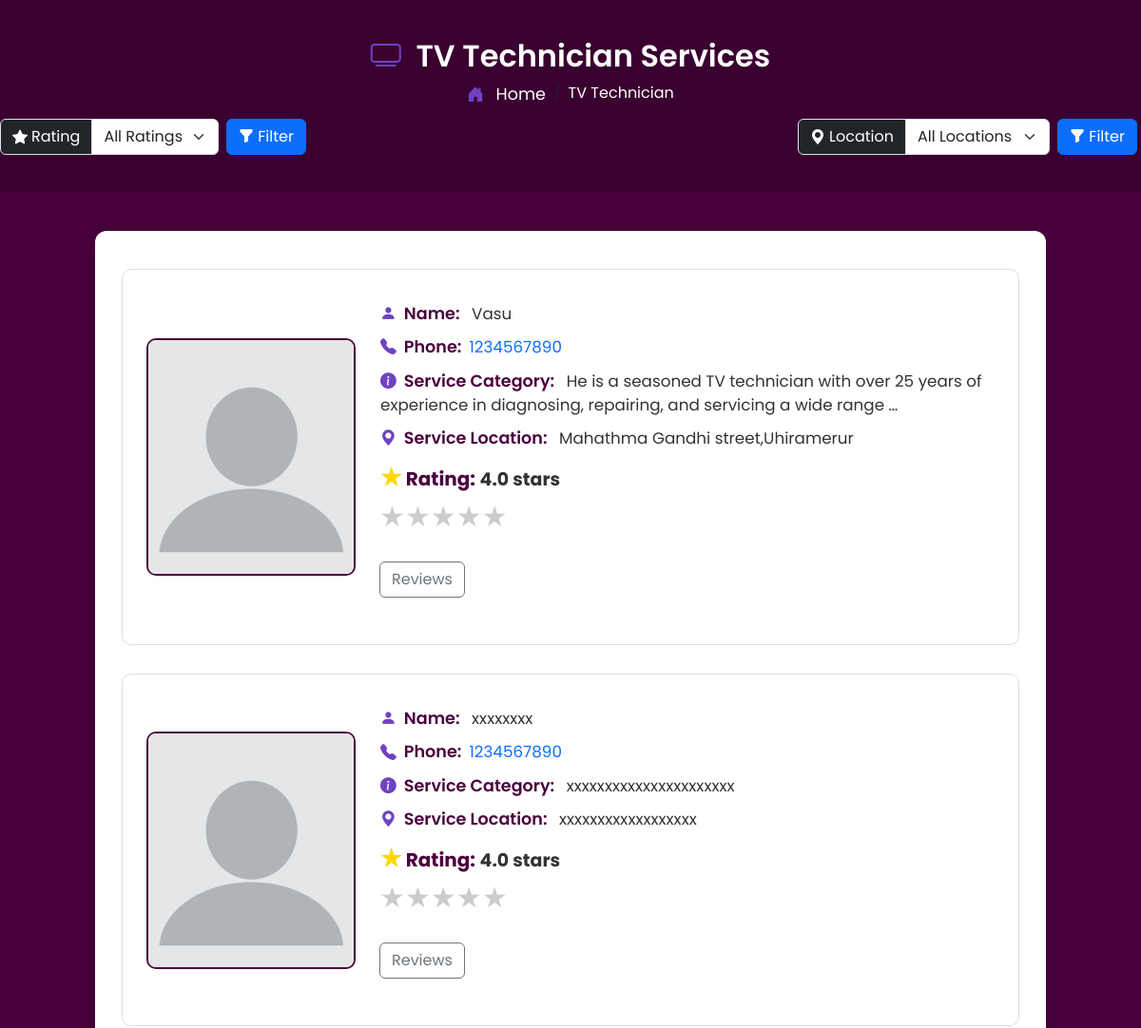
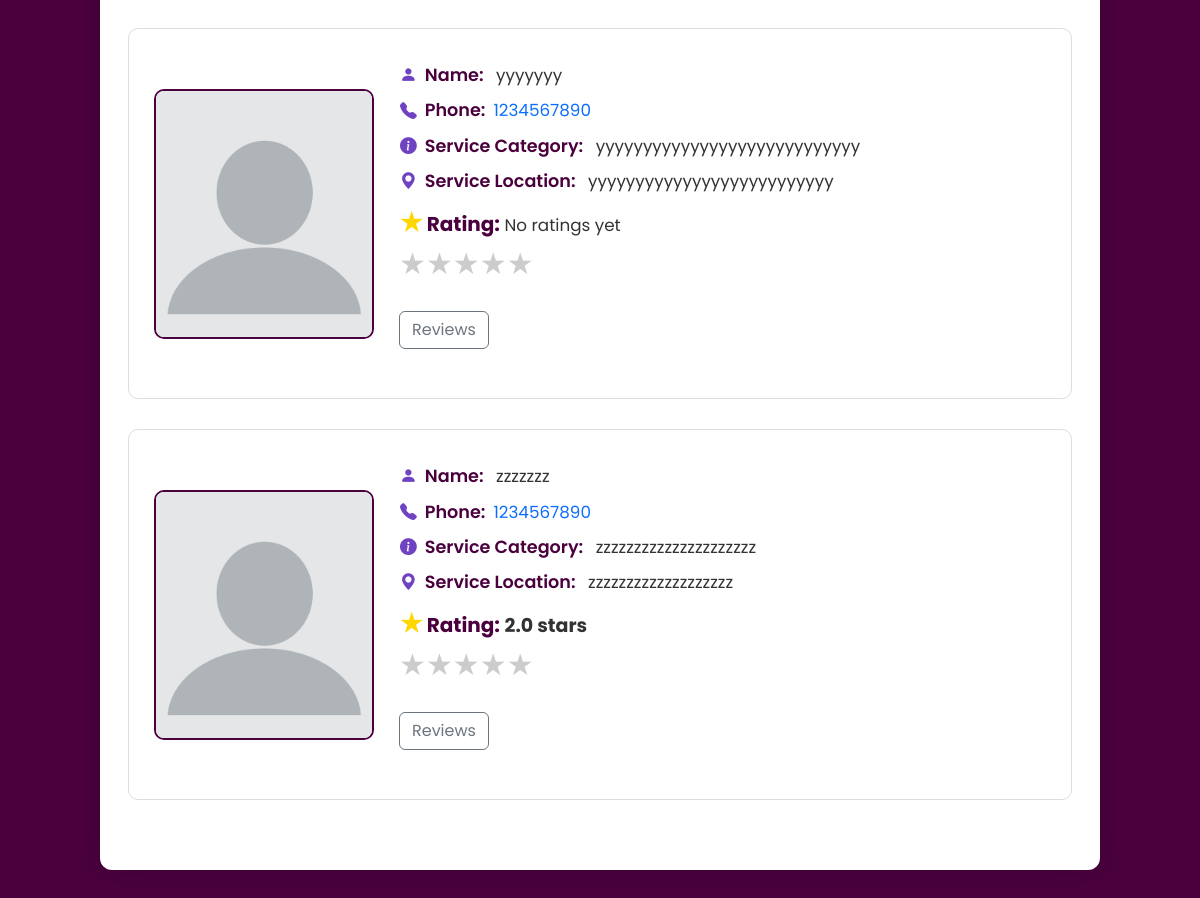
Page /tv/ on the earlier database version (2 pictures, top to bottom).
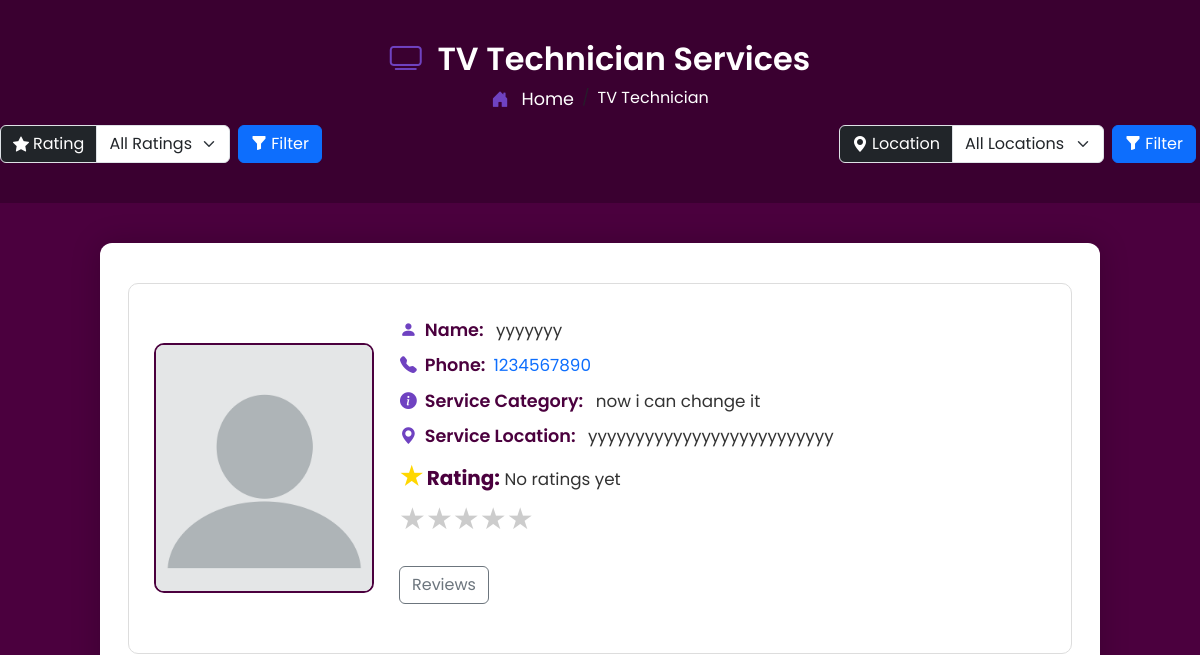
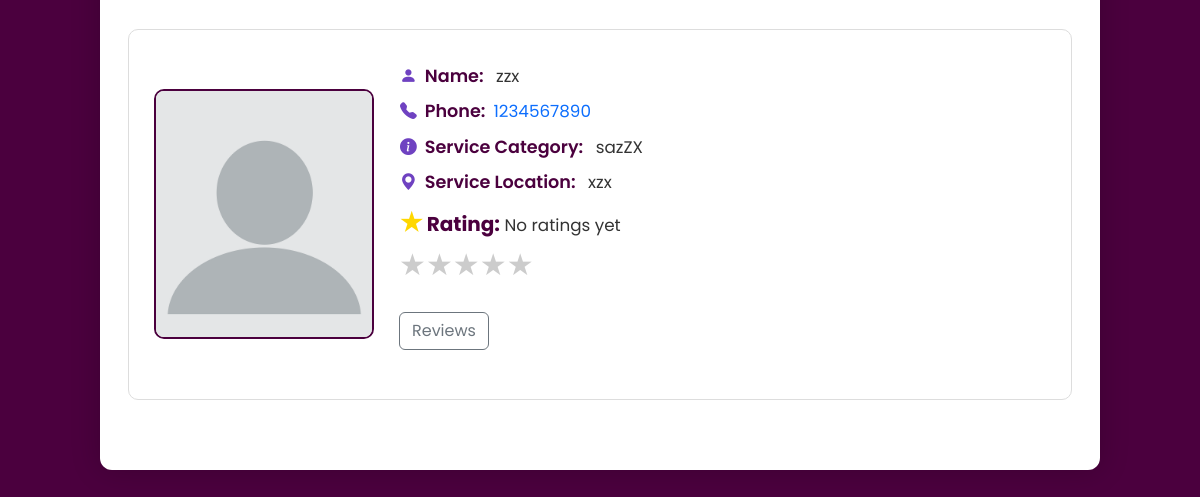
Same page on the later database version (2 pictures, top to bottom).
### myapp/models.py (models this page shows, shortened)
class Service(models.Model):
    SERVICE_CHOICES = [
        ('PLUMBER', 'Plumber'),
        ('ELECTRICIAN', 'Electrician'),
        ('CARPENTER', 'Carpenter'),
        ('TV TECH', 'TV Technician'),
    ]
    user = models.ForeignKey(User, on_delete=models.CASCADE)
    name = models.CharField(max_length=100)
    service_type = models.CharField(max_length=50, choices=SERVICE_CHOICES)
    description = models.TextField()
    address = models.CharField(max_length=255, blank=True, null=True)
    contact_no = models.CharField(max_length=15, blank=True, null=True)
    created_at = models.DateTimeField(auto_now_add=True)
    updated_at = models.DateTimeField(auto_now=True)

### myapp/views.py (the view)
# urls.py: path('tv/', views.tvtech, name='tvtech'),
def tvtech(request):
    selected_location = request.GET.get('location', '')
    min_rating = request.GET.get('rating', '')
    services = Service.objects.filter(service_type='TV TECH')
    if selected_location:
        services = services.filter(address__icontains=selected_location)
    for service in services:
        service.review = Review.objects.filter(service=service)
        service.average_rating = service.review.aggregate(Avg('rating'))['rating__avg'] or 0
    if min_rating:
        try:
            min_rating = float(min_rating)
            services = [s for s in services if s.average_rating >= min_rating]
        except ValueError:
            pass
    locations = Service.objects.filter(service_type='TV TECH') \
                               .values_list('address', flat=True).distinct()
    return render(request, 'tvtech.html', {
        'services': services,
        'locations': locations,
        'rating': min_rating,
        'selected_location': selected_location,
    })

### templates/tvtech.html (shortened to what the changed rows need)
{% extends 'chatbot.html' %}
{% load static %}
{% block content %}
<!DOCTYPE html>
<html lang="en">
<head>
    <link href="https://cdn.jsdelivr.net/npm/bootstrap@5.3.3/dist/css/bootstrap.min.css" rel="stylesheet">
    <link href="https://cdn.jsdelivr.net/npm/bootstrap-icons@1.10.5/font/bootstrap-icons.css" rel="stylesheet">
    <link rel="stylesheet" href="{% static 'css/tvtech.css' %}">
</head>
<body>
    <div class="profile-header">
        <h2><i class="bi bi-tv icon"></i> TV Technician Services</h2>
    </div>
    <div class="container profile-container">
        <div class="row">
            {% if services %}
                {% for service in services %}
                    <div class="profile-box">
                        <img src="{% static 'images/logo/profile.webp' %}" alt="Profile Picture">
                        <div class="profile-details">
                            <p><i class="bi bi-person-fill icon"></i><span class="label">Name:</span> {{ service.name }}</p>
                            <p><i class="bi bi-telephone-fill icon"></i><span class="label">Phone:</span><a href="tel:{{ service.contact_no }}">{{ service.contact_no }}</a></p>
                            <p><i class="bi bi-info-circle-fill icon"></i><span class="label">Service Category:</span> {{ service.description|truncatewords:20 }}</p>
                            <p><i class="bi bi-geo-alt-fill icon"></i><span class="label">Service Location:</span> {{ service.address }}</p>
                            <p><strong><span style="color: gold; font-size: 25px;">&#9733;</span> Rating:</strong>
                                {% if service.average_rating %}
                                    <span>{{ service.average_rating|floatformat:1 }} stars</span>
                                {% else %}
                                    No ratings yet
                                {% endif %}
                            </p>
                            <div class="mb-4">
                                <div class="rating-stars">
                                    {% for i in "54321" %}
                                        <label for="star{{ i }}-{{ service.id }}" title="{{ i }} stars">&#9733;</label>
                                    {% endfor %}
                                </div>
                            </div>
                            <div class="reviews mb-4">
                                <button class="btn btn-outline-secondary" data-bs-toggle="modal" data-bs-target="#reviewModal"
                                        onclick="openReviewModal('{{ service.id }}')">Reviews</button>
                            </div>
                        </div>
                    </div>
                {% endfor %}
                {% endif %}
        </div>
    </div>
</body>
</html>
{% endblock content %}

Differences in the rows shown:
removed Service: name "Vasu", contact_no "1234567890", description "He is a seasoned TV technician with over 25 years of experience in diagnosing, repairing, and servicing a wide range …", address "Mahathma Gandhi street,Uhiramerur", average_rating "4.0"
removed Service: name "xxxxxxxx", contact_no "1234567890", description "xxxxxxxxxxxxxxxxxxxxxx", address "xxxxxxxxxxxxxxxxxx", average_rating "4.0"
removed Service: name "zzzzzzz", contact_no "1234567890", description "zzzzzzzzzzzzzzzzzzzzz", address "zzzzzzzzzzzzzzzzzzz", average_rating "2.0"
changed Service "yyyyyyy": description "yyyyyyyyyyyyyyyyyyyyyyyyyyyy" → "now i can change it"
added Service: name "zzx", contact_no "1234567890", description "sazZX", address "xzx", shows "No ratings yet"
